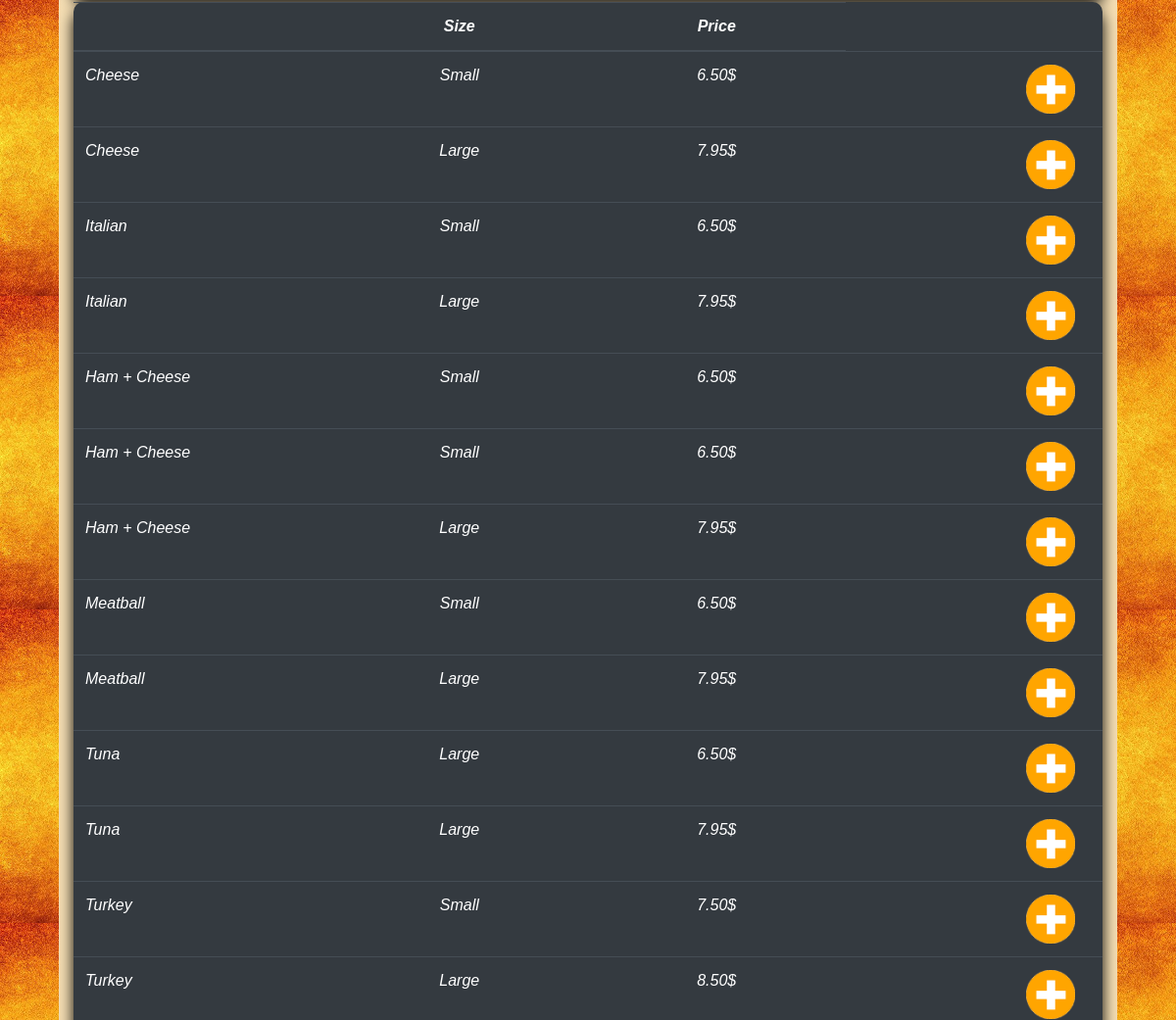
The app's page / (middle part), older data.
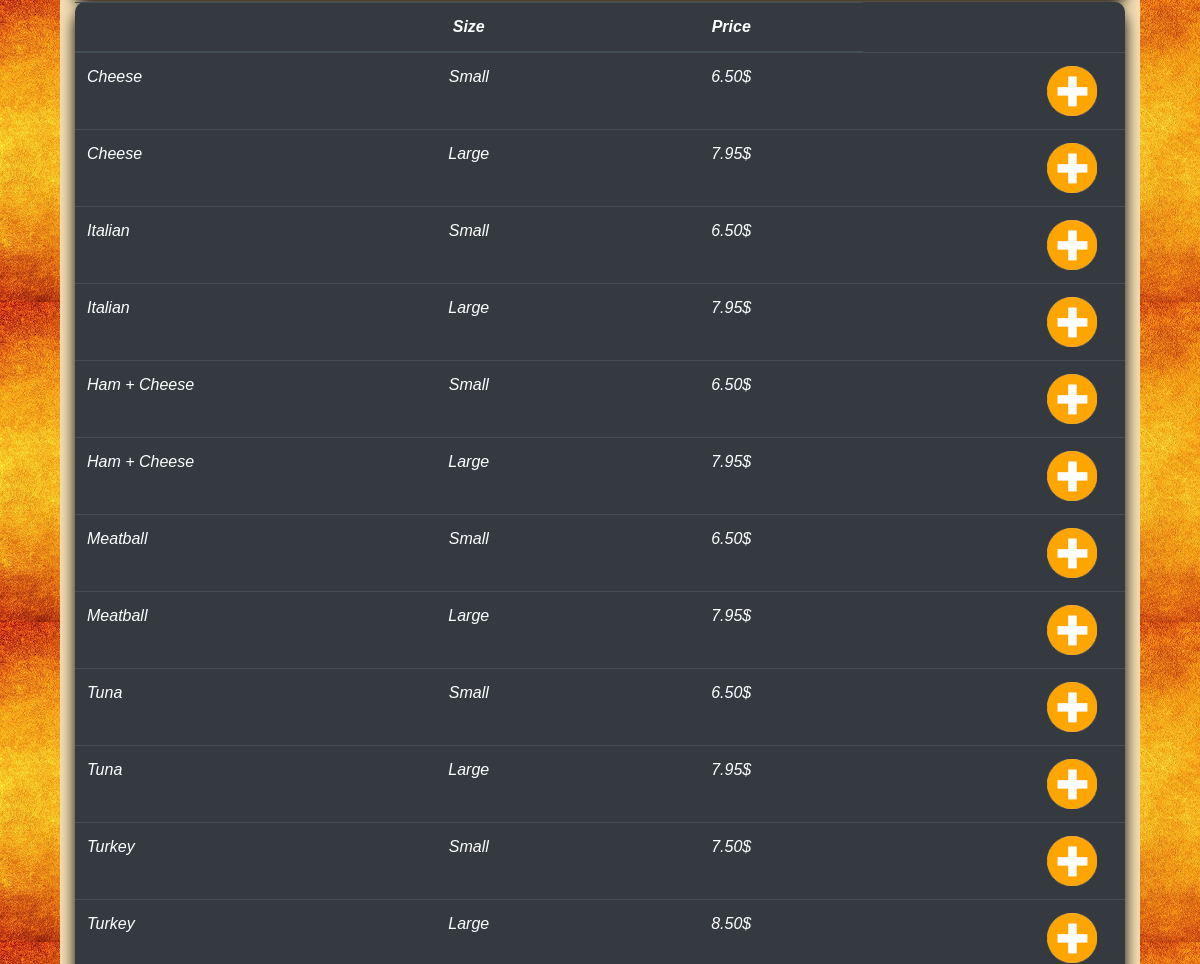
The same page, newer data.
### orders/models.py (models this page shows, shortened)
class Sub(models.Model):
    name = models.CharField(max_length=64)
    size = models.CharField(max_length=64)
    price = models.DecimalField(max_digits=5, decimal_places=2)

### orders/views.py (the view)
# urls.py: path("", views.index, name="index"),
def index(request):
    try:
        logged_in = request.session['username']
    except KeyError:
        logged_in = ""
    context = {
        "logged_in": logged_in,
        "regular_pizzas": RegularPizza.objects.all(),
        "sicillian_pizzas": SicilianPizza.objects.all().order_by("price"),
        "dinner_platters": DinnerPlatter.objects.all(),
        "subs": Sub.objects.all(),
        "toppings": Topping.objects.all(),
        "pastas": Pasta.objects.all(),
        "salads": Salad.objects.all()
    }
    return render(request, 'menu.html', context=context)

### orders/models.py (called while the page is built)
    def __str__(self):
        return f"{self.name}"

### orders/templates/menu.html (shortened to what this page needs)
{% extends "layout.html" %}
{% block body %}
        {% load static %}
        <table class="table table-dark menuTable" data-title="Sub">
            <thead>
                <th></th>
                <th class="middleTD">Size</th>
                <th class="middleTD">Price</th>
            </thead>
        {% for sub in subs %}
            <tr>
                <td style="width: 25%">{{ sub.name }}</td>
                <td class="middleTD" style="width: 25%">{{ sub.size }}</td>
                <td class="middleTD" style="width: 25%">{{ sub.price }}$</td>
                <td class="btnTD" style="width: 25%">
                    <button class="plusBtn"><img src="{% static 'images/plus.png' %}" alt="" class="plusMinus"></button>
                </td>
            </tr>
        {% endfor %}
        </table>
    </div>
{% endblock %}

Row changes from the older to the newer data that the page shows:
removed Sub: name "Ham + Cheese", size "Small", price "6.50"
changed Sub (number 9 of 12 on the later page): size "Large" → "Small"
